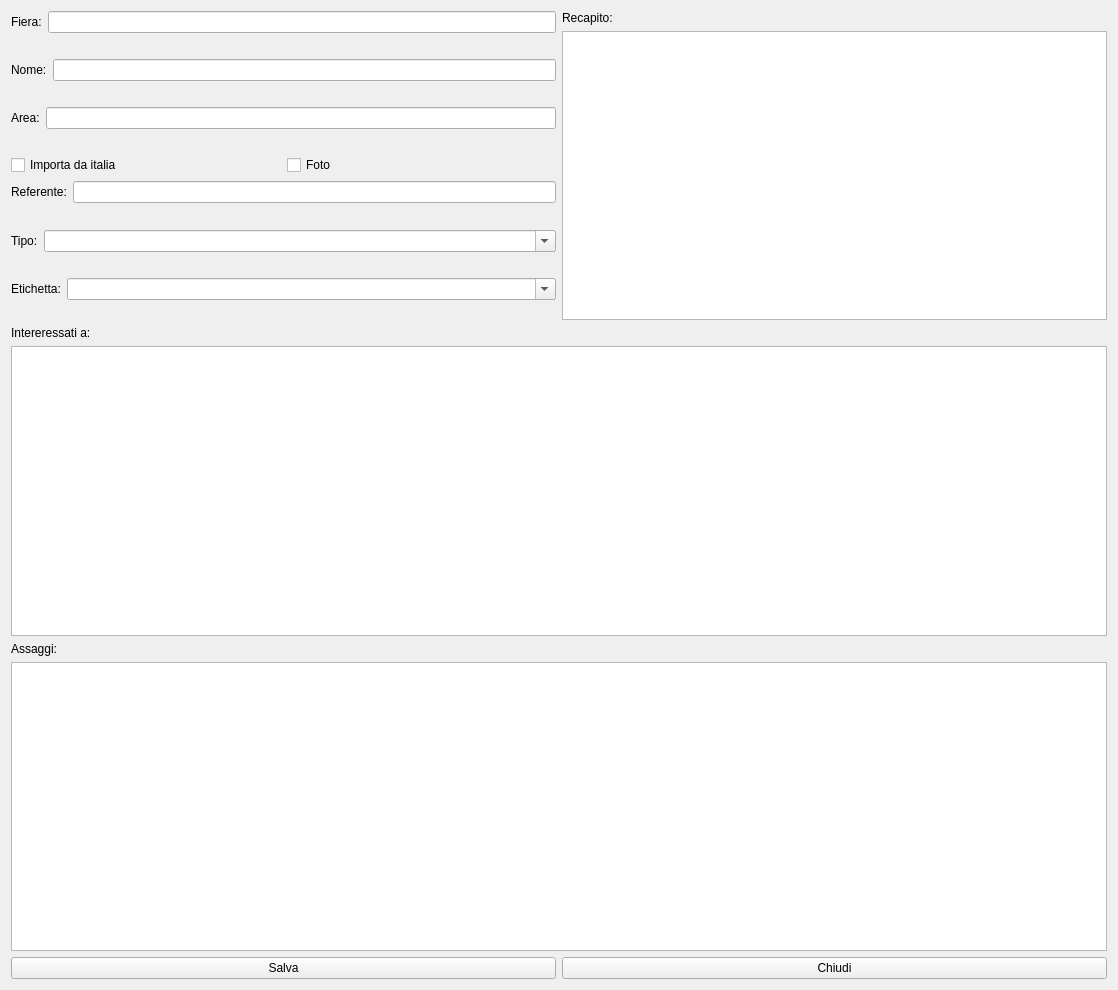
<?xml version="1.0" encoding="UTF-8"?>
<ui version="4.0">
 <class>HNewContact</class>
 <widget class="QWidget" name="HNewContact">
  <property name="geometry">
   <rect>
    <x>0</x>
    <y>0</y>
    <width>1118</width>
    <height>990</height>
   </rect>
  </property>
  <property name="windowTitle">
   <string>Nuovo Contatto</string>
  </property>
  <property name="windowIcon">
   <iconset resource="icons.qrc">
    <normaloff>:/Resources/user-group-icon.png</normaloff>:/Resources/user-group-icon.png</iconset>
  </property>
  <layout class="QVBoxLayout" name="verticalLayout_5">
   <item>
    <layout class="QHBoxLayout" name="horizontalLayout_3">
     <item>
      <layout class="QVBoxLayout" name="verticalLayout_3">
       <item>
        <layout class="QFormLayout" name="formLayout_6">
         <item row="0" column="0">
          <widget class="QLabel" name="label_8">
           <property name="text">
            <string>Fiera:</string>
           </property>
          </widget>
         </item>
         <item row="0" column="1">
          <widget class="QLineEdit" name="leFiera"/>
         </item>
        </layout>
       </item>
       <item>
        <layout class="QFormLayout" name="formLayout">
         <item row="0" column="0">
          <widget class="QLabel" name="label">
           <property name="text">
            <string>Nome:</string>
           </property>
          </widget>
         </item>
         <item row="0" column="1">
          <widget class="QLineEdit" name="leNome"/>
         </item>
        </layout>
       </item>
       <item>
        <layout class="QFormLayout" name="formLayout_5">
         <item row="0" column="0">
          <widget class="QLabel" name="label_7">
           <property name="text">
            <string>Area:</string>
           </property>
          </widget>
         </item>
         <item row="0" column="1">
          <widget class="QLineEdit" name="leArea"/>
         </item>
        </layout>
       </item>
       <item>
        <layout class="QHBoxLayout" name="horizontalLayout_2">
         <item>
          <widget class="QCheckBox" name="cbImport">
           <property name="text">
            <string>Importa da italia</string>
           </property>
          </widget>
         </item>
         <item>
          <widget class="QCheckBox" name="cbFoto">
           <property name="text">
            <string>Foto</string>
           </property>
          </widget>
         </item>
        </layout>
       </item>
       <item>
        <layout class="QFormLayout" name="formLayout_2">
         <item row="0" column="0">
          <widget class="QLabel" name="label_2">
           <property name="text">
            <string>Referente:</string>
           </property>
          </widget>
         </item>
         <item row="0" column="1">
          <widget class="QLineEdit" name="leReferente"/>
         </item>
        </layout>
       </item>
       <item>
        <layout class="QFormLayout" name="formLayout_3">
         <item row="0" column="0">
          <widget class="QLabel" name="label_3">
           <property name="text">
            <string>Tipo:</string>
           </property>
          </widget>
         </item>
         <item row="0" column="1">
          <widget class="QComboBox" name="cbTipo">
           <property name="editable">
            <bool>true</bool>
           </property>
          </widget>
         </item>
        </layout>
       </item>
       <item>
        <layout class="QFormLayout" name="formLayout_4">
         <item row="0" column="0">
          <widget class="QLabel" name="label_4">
           <property name="text">
            <string>Etichetta:</string>
           </property>
          </widget>
         </item>
         <item row="0" column="1">
          <widget class="QComboBox" name="cbEtichetta">
           <property name="editable">
            <bool>true</bool>
           </property>
          </widget>
         </item>
        </layout>
       </item>
      </layout>
     </item>
     <item>
      <layout class="QVBoxLayout" name="verticalLayout_4">
       <item>
        <widget class="QLabel" name="label_9">
         <property name="text">
          <string>Recapito:</string>
         </property>
        </widget>
       </item>
       <item>
        <widget class="QPlainTextEdit" name="peRecapito"/>
       </item>
      </layout>
     </item>
    </layout>
   </item>
   <item>
    <layout class="QVBoxLayout" name="verticalLayout">
     <item>
      <widget class="QLabel" name="label_5">
       <property name="text">
        <string>Intereressati a:</string>
       </property>
      </widget>
     </item>
     <item>
      <widget class="QTextEdit" name="teInterests"/>
     </item>
    </layout>
   </item>
   <item>
    <layout class="QVBoxLayout" name="verticalLayout_2">
     <item>
      <widget class="QLabel" name="label_6">
       <property name="text">
        <string>Assaggi:</string>
       </property>
      </widget>
     </item>
     <item>
      <widget class="QTextEdit" name="teAssaggi"/>
     </item>
    </layout>
   </item>
   <item>
    <layout class="QHBoxLayout" name="horizontalLayout">
     <item>
      <widget class="QPushButton" name="pushButton">
       <property name="text">
        <string>Salva</string>
       </property>
       <property name="icon">
        <iconset resource="icons.qrc">
         <normaloff>:/Resources/save-icon.png</normaloff>:/Resources/save-icon.png</iconset>
       </property>
       <property name="iconSize">
        <size>
         <width>32</width>
         <height>32</height>
        </size>
       </property>
      </widget>
     </item>
     <item>
      <widget class="QPushButton" name="pushButton_2">
       <property name="text">
        <string>Chiudi</string>
       </property>
       <property name="icon">
        <iconset resource="icons.qrc">
         <normaloff>:/Resources/Actions-window-close-icon.png</normaloff>:/Resources/Actions-window-close-icon.png</iconset>
       </property>
       <property name="iconSize">
        <size>
         <width>32</width>
         <height>32</height>
        </size>
       </property>
      </widget>
     </item>
    </layout>
   </item>
  </layout>
 </widget>
 <resources>
  <include location="icons.qrc"/>
 </resources>
 <connections/>
</ui>
